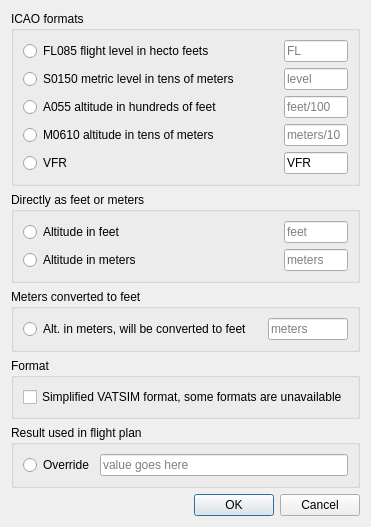
<?xml version="1.0" encoding="UTF-8"?>
<ui version="4.0">
 <class>CAltitudeDialog</class>
 <widget class="QDialog" name="CAltitudeDialog">
  <property name="geometry">
   <rect>
    <x>0</x>
    <y>0</y>
    <width>342</width>
    <height>494</height>
   </rect>
  </property>
  <property name="windowTitle">
   <string>Altitude dialog</string>
  </property>
  <property name="modal">
   <bool>true</bool>
  </property>
  <layout class="QVBoxLayout" name="verticalLayout">
   <item>
    <widget class="QGroupBox" name="gb_ICAOFormats">
     <property name="title">
      <string>ICAO formats</string>
     </property>
     <layout class="QGridLayout" name="gl_ICAFormats" columnstretch="4,1">
      <item row="3" column="1">
       <widget class="QLineEdit" name="le_AltitudeMm">
        <property name="placeholderText">
         <string>meters/10</string>
        </property>
       </widget>
      </item>
      <item row="2" column="1">
       <widget class="QLineEdit" name="le_AltitudeAFt">
        <property name="placeholderText">
         <string>feet/100</string>
        </property>
       </widget>
      </item>
      <item row="3" column="0">
       <widget class="QRadioButton" name="rb_AltitudeMm">
        <property name="text">
         <string>M0610 altitude in tens of meters</string>
        </property>
        <attribute name="buttonGroup">
         <string notr="true">bg_RadioButtons</string>
        </attribute>
       </widget>
      </item>
      <item row="1" column="1">
       <widget class="QLineEdit" name="le_Sm">
        <property name="placeholderText">
         <string>level</string>
        </property>
       </widget>
      </item>
      <item row="2" column="0">
       <widget class="QRadioButton" name="rb_AltitudeAFt">
        <property name="text">
         <string>A055 altitude in hundreds of feet</string>
        </property>
        <attribute name="buttonGroup">
         <string notr="true">bg_RadioButtons</string>
        </attribute>
       </widget>
      </item>
      <item row="4" column="1">
       <widget class="QLineEdit" name="le_VFR">
        <property name="text">
         <string>VFR</string>
        </property>
        <property name="readOnly">
         <bool>true</bool>
        </property>
       </widget>
      </item>
      <item row="1" column="0">
       <widget class="QRadioButton" name="rb_Sm">
        <property name="text">
         <string>S0150 metric level in tens of meters</string>
        </property>
        <attribute name="buttonGroup">
         <string notr="true">bg_RadioButtons</string>
        </attribute>
       </widget>
      </item>
      <item row="0" column="0">
       <widget class="QRadioButton" name="rb_FLft">
        <property name="text">
         <string>FL085 flight level in hecto feets</string>
        </property>
        <attribute name="buttonGroup">
         <string notr="true">bg_RadioButtons</string>
        </attribute>
       </widget>
      </item>
      <item row="0" column="1">
       <widget class="QLineEdit" name="le_FLft">
        <property name="placeholderText">
         <string>FL</string>
        </property>
       </widget>
      </item>
      <item row="4" column="0">
       <widget class="QRadioButton" name="rb_VFR">
        <property name="text">
         <string>VFR</string>
        </property>
        <attribute name="buttonGroup">
         <string notr="true">bg_RadioButtons</string>
        </attribute>
       </widget>
      </item>
     </layout>
    </widget>
   </item>
   <item>
    <widget class="QGroupBox" name="gb_FeetOrMeter">
     <property name="title">
      <string>Directly as feet or meters</string>
     </property>
     <layout class="QGridLayout" name="gl_Directly" columnstretch="4,1">
      <item row="1" column="0">
       <widget class="QRadioButton" name="rb_AltitudeM">
        <property name="text">
         <string>Altitude in meters</string>
        </property>
        <attribute name="buttonGroup">
         <string notr="true">bg_RadioButtons</string>
        </attribute>
       </widget>
      </item>
      <item row="0" column="0">
       <widget class="QRadioButton" name="rb_AltitudeFt">
        <property name="text">
         <string>Altitude in feet</string>
        </property>
        <attribute name="buttonGroup">
         <string notr="true">bg_RadioButtons</string>
        </attribute>
       </widget>
      </item>
      <item row="0" column="1">
       <widget class="QLineEdit" name="le_AltitudeFt">
        <property name="placeholderText">
         <string>feet</string>
        </property>
       </widget>
      </item>
      <item row="1" column="1">
       <widget class="QLineEdit" name="le_AltitudeM">
        <property name="placeholderText">
         <string>meters</string>
        </property>
       </widget>
      </item>
     </layout>
    </widget>
   </item>
   <item>
    <widget class="QGroupBox" name="gb_MetersConverted">
     <property name="title">
      <string>Meters converted to feet</string>
     </property>
     <layout class="QGridLayout" name="gl_Converted" columnstretch="3,0,1">
      <item row="1" column="2">
       <widget class="QLineEdit" name="le_AltitudeConvertedFt">
        <property name="placeholderText">
         <string>meters</string>
        </property>
       </widget>
      </item>
      <item row="1" column="0">
       <widget class="QRadioButton" name="rb_AltitudeConvertedFt">
        <property name="text">
         <string>Alt. in meters, will be converted to feet</string>
        </property>
        <attribute name="buttonGroup">
         <string notr="true">bg_RadioButtons</string>
        </attribute>
       </widget>
      </item>
     </layout>
    </widget>
   </item>
   <item>
    <widget class="QGroupBox" name="gb_Format">
     <property name="title">
      <string>Format</string>
     </property>
     <layout class="QVBoxLayout" name="vl_Format">
      <item>
       <widget class="QCheckBox" name="cb_SimplifiedVATSIMFormat">
        <property name="toolTip">
         <string>not supporting &quot;S&quot;, &quot;A&quot;, &quot;VFR&quot;, altitude in meters</string>
        </property>
        <property name="text">
         <string>Simplified VATSIM format, some formats are unavailable</string>
        </property>
       </widget>
      </item>
     </layout>
    </widget>
   </item>
   <item>
    <spacer name="vs_AltitudeDialog">
     <property name="orientation">
      <enum>Qt::Vertical</enum>
     </property>
     <property name="sizeHint" stdset="0">
      <size>
       <width>20</width>
       <height>20</height>
      </size>
     </property>
    </spacer>
   </item>
   <item>
    <widget class="QGroupBox" name="gb_Result">
     <property name="title">
      <string>Result used in flight plan</string>
     </property>
     <layout class="QGridLayout" name="gridLayout">
      <item row="1" column="3">
       <widget class="QLineEdit" name="le_String">
        <property name="readOnly">
         <bool>true</bool>
        </property>
        <property name="placeholderText">
         <string>value goes here</string>
        </property>
       </widget>
      </item>
      <item row="1" column="2">
       <widget class="QRadioButton" name="rb_StringOnly">
        <property name="text">
         <string>Override</string>
        </property>
        <attribute name="buttonGroup">
         <string notr="true">bg_RadioButtons</string>
        </attribute>
       </widget>
      </item>
     </layout>
    </widget>
   </item>
   <item>
    <widget class="QDialogButtonBox" name="bb_AltitudeDialog">
     <property name="orientation">
      <enum>Qt::Horizontal</enum>
     </property>
     <property name="standardButtons">
      <set>QDialogButtonBox::Cancel|QDialogButtonBox::Ok</set>
     </property>
    </widget>
   </item>
  </layout>
 </widget>
 <tabstops>
  <tabstop>rb_FLft</tabstop>
  <tabstop>le_FLft</tabstop>
  <tabstop>rb_Sm</tabstop>
  <tabstop>le_Sm</tabstop>
  <tabstop>rb_AltitudeAFt</tabstop>
  <tabstop>le_AltitudeAFt</tabstop>
  <tabstop>rb_AltitudeMm</tabstop>
  <tabstop>le_AltitudeMm</tabstop>
  <tabstop>rb_VFR</tabstop>
  <tabstop>le_VFR</tabstop>
  <tabstop>rb_AltitudeFt</tabstop>
  <tabstop>le_AltitudeFt</tabstop>
  <tabstop>rb_AltitudeM</tabstop>
  <tabstop>le_AltitudeM</tabstop>
  <tabstop>rb_AltitudeConvertedFt</tabstop>
  <tabstop>le_AltitudeConvertedFt</tabstop>
  <tabstop>cb_SimplifiedVATSIMFormat</tabstop>
  <tabstop>rb_StringOnly</tabstop>
  <tabstop>le_String</tabstop>
 </tabstops>
 <resources/>
 <connections>
  <connection>
   <sender>bb_AltitudeDialog</sender>
   <signal>accepted()</signal>
   <receiver>CAltitudeDialog</receiver>
   <slot>accept()</slot>
   <hints>
    <hint type="sourcelabel">
     <x>248</x>
     <y>254</y>
    </hint>
    <hint type="destinationlabel">
     <x>157</x>
     <y>274</y>
    </hint>
   </hints>
  </connection>
  <connection>
   <sender>bb_AltitudeDialog</sender>
   <signal>rejected()</signal>
   <receiver>CAltitudeDialog</receiver>
   <slot>reject()</slot>
   <hints>
    <hint type="sourcelabel">
     <x>316</x>
     <y>260</y>
    </hint>
    <hint type="destinationlabel">
     <x>286</x>
     <y>274</y>
    </hint>
   </hints>
  </connection>
 </connections>
 <buttongroups>
  <buttongroup name="bg_RadioButtons"/>
 </buttongroups>
</ui>
